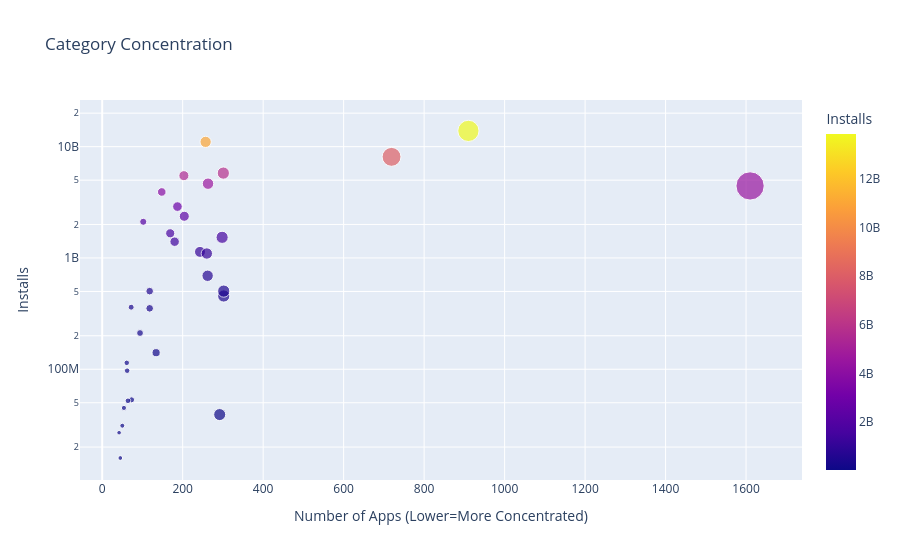

Notebook code for this chart:
### Markdown cell above
* Then use the [plotly express examples from the documentation](https://plotly.com/python/line-and-scatter/) alongside the [.scatter() API reference](https://plotly.com/python-api-reference/generated/plotly.express.scatter.html)to create scatter plot that looks like this. 

<img src=https://imgur.com/cHsqh6a.png>

*Hint*: Use the size, hover_name and color parameters in .scatter(). To scale the yaxis, call .update_layout() and specify that the yaxis should be on a log-scale like so: yaxis=dict(type='log')

### Code cell
scatter_chart = px.scatter(
    data_frame=download_competition,
    x = 'App',
    y = 'Installs',
    size='App',
    # hover_name=download_competition.index, only if Category is the index and no reset_index
    hover_name='Category',
    color='Installs',
    title='Category Concentration'
)

scatter_chart.update_layout(
    xaxis_title='Number of Apps (Lower=More Concentrated)',
    yaxis_title='Installs',
    yaxis={'type': 'log'}
)

### Figure 1 — Plotly figure (JSON) as saved in the notebook; plotly's stock layout.template omitted (floating-point values rounded to 4 significant figures)
{"data": [{"hovertemplate": "<b>%{hovertext}</b><br><br>App=%{marker.size}<br>Installs=%{marker.color}<extra></extra>", "hovertext": ["ART_AND_DESIGN", "AUTO_AND_VEHICLES", "BEAUTY", "BOOKS_AND_REFERENCE", "BUSINESS", "COMICS", "COMMUNICATION", "DATING", "EDUCATION", "ENTERTAINMENT", "EVENTS", "FAMILY", "FINANCE", "FOOD_AND_DRINK", "GAME", "HEALTH_AND_FITNESS", "HOUSE_AND_HOME", "LIBRARIES_AND_DEMO", "LIFESTYLE", "MAPS_AND_NAVIGATION", "MEDICAL", "NEWS_AND_MAGAZINES", "PARENTING", "PERSONALIZATION", "PHOTOGRAPHY", "PRODUCTIVITY", "SHOPPING", "SOCIAL", "SPORTS", "TOOLS", "TRAVEL_AND_LOCAL", "VIDEO_PLAYERS", "WEATHER"], "legendgroup": "", "marker": {"color": [114233100, 53129800, 26916200, 1665791655, 692018120, 44931100, 11039241530, 140912410, 352852000, 2113660000, 15949410, 4437579590, 455312400, 211677750, 13858762717, 1134006220, 97082000, 52083000, 503742120, 503267560, 39162676, 2369110650, 31116110, 1532352930, 4649143130, 5788070180, 1400331540, 5487841475, 1096431465, 8099724500, 2894859300, 3916897200, 361096500], "coloraxis": "coloraxis", "size": [61, 73, 42, 169, 262, 54, 257, 134, 118, 102, 45, 1610, 302, 94, 910, 243, 62, 64, 302, 118, 292, 204, 50, 298, 263, 301, 180, 203, 260, 719, 187, 148, 72], "sizemode": "area", "sizeref": 4.025, "symbol": "circle"}, "mode": "markers", "name": "", "orientation": "v", "showlegend": false, "type": "scatter", "x": [61, 73, 42, 169, 262, 54, 257, 134, 118, 102, 45, 1610, 302, 94, 910, 243, 62, 64, 302, 118, 292, 204, 50, 298, 263, 301, 180, 203, 260, 719, 187, 148, 72], "xaxis": "x", "y": [114233100, 53129800, 26916200, 1665791655, 692018120, 44931100, 11039241530, 140912410, 352852000, 2113660000, 15949410, 4437579590, 455312400, 211677750, 13858762717, 1134006220, 97082000, 52083000, 503742120, 503267560, 39162676, 2369110650, 31116110, 1532352930, 4649143130, 5788070180, 1400331540, 5487841475, 1096431465, 8099724500, 2894859300, 3916897200, 361096500], "yaxis": "y"}], "layout": {"coloraxis": {"colorbar": {"title": {"text": "Installs"}}, "colorscale": [[0, "#0d0887"], [0.1111, "#46039f"], [0.2222, "#7201a8"], [0.3333, "#9c179e"], [0.4444, "#bd3786"], [0.5556, "#d8576b"], [0.6667, "#ed7953"], [0.7778, "#fb9f3a"], [0.8889, "#fdca26"], [1, "#f0f921"]]}, "legend": {"itemsizing": "constant", "tracegroupgap": 0}, "title": {"text": "Category Concentration"}, "xaxis": {"anchor": "y", "domain": [0, 1], "title": {"text": "Number of Apps (Lower=More Concentrated)"}}, "yaxis": {"anchor": "x", "domain": [0, 1], "title": {"text": "Installs"}, "type": "log"}}}
